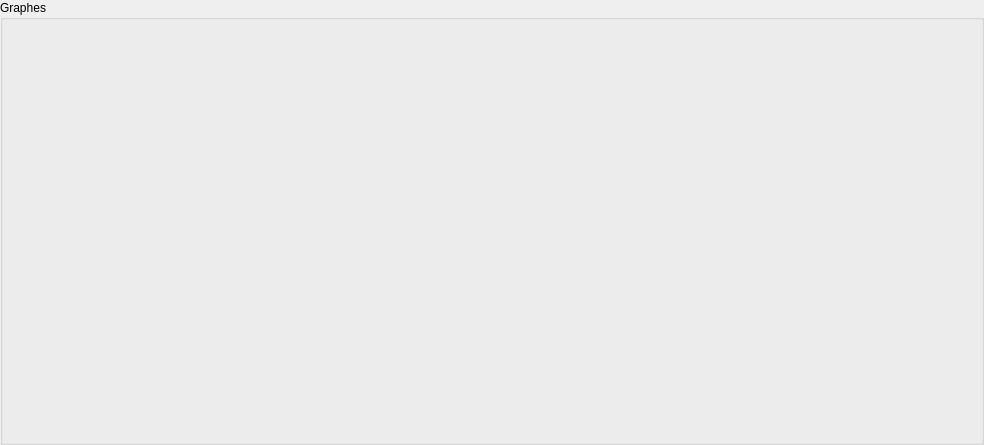
               <widget class="QGroupBox" name="groupBox_4">
                <property name="sizePolicy">
                 <sizepolicy hsizetype="Expanding" vsizetype="Expanding">
                  <horstretch>0</horstretch>
                  <verstretch>0</verstretch>
                 </sizepolicy>
                </property>
                <property name="title">
                 <string>Graphes</string>
                </property>
                <layout class="QHBoxLayout" name="horizontalLayout_4">
                 <item>
                  <layout class="QHBoxLayout" name="horizontalLayout_5">
                   <item>
                    <widget class="QWidget" name="panneau" native="true">
                     <property name="sizePolicy">
                      <sizepolicy hsizetype="Fixed" vsizetype="Fixed">
                       <horstretch>0</horstretch>
                       <verstretch>0</verstretch>
                      </sizepolicy>
                     </property>
                     <property name="minimumSize">
                      <size>
                       <width>350</width>
                       <height>400</height>
                      </size>
                     </property>
                     <property name="maximumSize">
                      <size>
                       <width>350</width>
                       <height>450</height>
                      </size>
                     </property>
                     <layout class="QGridLayout" name="gridLayout_13">
                      <item row="0" column="0">
                       <layout class="QGridLayout" name="grid_panel">
                        <property name="spacing">
                         <number>1</number>
                        </property>
                        <item row="0" column="0">
                         <layout class="QGridLayout" name="grid_panel_2">
                          <property name="spacing">
                           <number>1</number>
                          </property>
                          <item row="0" column="1">
                           <layout class="QGridLayout" name="gridPanel">
                            <property name="spacing">
                             <number>1</number>
                            </property>
                            <item row="2" column="1">
                             <widget class="QLabel" name="label_42">
                              <property name="enabled">
                               <bool>true</bool>
                              </property>
                              <property name="sizePolicy">
                               <sizepolicy hsizetype="Minimum" vsizetype="Minimum">
                                <horstretch>0</horstretch>
                                <verstretch>0</verstretch>
                               </sizepolicy>
                              </property>
                              <property name="cursor">
                               <cursorShape>PointingHandCursor</cursorShape>
                              </property>
                              <property name="lineWidth">
                               <number>1</number>
                              </property>
                              <property name="text">
                               <string notr="true"/>
                              </property>
                              <property name="pixmap">
                               <pixmap resource="resource.qrc">:/img/cell</pixmap>
                              </property>
                              <property name="scaledContents">
                               <bool>true</bool>
                              </property>
                              <property name="alignment">
                               <set>Qt::AlignCenter</set>
                              </property>
                              <property name="textInteractionFlags">
                               <set>Qt::LinksAccessibleByMouse</set>
                              </property>
                             </widget>
                            </item>
                            <item row="1" column="0">
                             <widget class="QLabel" name="label_38">
                              <property name="enabled">
                               <bool>true</bool>
                              </property>
                              <property name="sizePolicy">
                               <sizepolicy hsizetype="Minimum" vsizetype="Minimum">
                                <horstretch>0</horstretch>
                                <verstretch>0</verstretch>
                               </sizepolicy>
                              </property>
                              <property name="cursor">
                               <cursorShape>PointingHandCursor</cursorShape>
                              </property>
                              <property name="lineWidth">
                               <number>1</number>
                              </property>
                              <property name="text">
                               <string notr="true"/>
                              </property>
                              <property name="pixmap">
                               <pixmap resource="resource.qrc">:/img/cell</pixmap>
                              </property>
                              <property name="scaledContents">
                               <bool>true</bool>
                              </property>
                              <property name="alignment">
                               <set>Qt::AlignCenter</set>
                              </property>
                              <property name="textInteractionFlags">
                               <set>Qt::LinksAccessibleByMouse</set>
                              </property>
                             </widget>
                            </item>
                            <item row="2" column="0">
                             <widget class="QLabel" name="label_39">
                              <property name="enabled">
                               <bool>true</bool>
                              </property>
                              <property name="sizePolicy">
                               <sizepolicy hsizetype="Minimum" vsizetype="Minimum">
                                <horstretch>0</horstretch>
                                <verstretch>0</verstretch>
                               </sizepolicy>
                              </property>
                              <property name="cursor">
                               <cursorShape>PointingHandCursor</cursorShape>
                              </property>
                              <property name="lineWidth">
                               <number>1</number>
                              </property>
                              <property name="text">
                               <string notr="true"/>
                              </property>
                              <property name="pixmap">
                               <pixmap resource="resource.qrc">:/img/cell</pixmap>
                              </property>
                              <property name="scaledContents">
                               <bool>true</bool>
                              </property>
                              <property name="alignment">
                               <set>Qt::AlignCenter</set>
                              </property>
                              <property name="textInteractionFlags">
                               <set>Qt::LinksAccessibleByMouse</set>
                              </property>
                             </widget>
                            </item>
                            <item row="2" column="2">
                             <widget class="QLabel" name="label_41">
                              <property name="enabled">
                               <bool>true</bool>
                              </property>
                              <property name="sizePolicy">
                               <sizepolicy hsizetype="Minimum" vsizetype="Minimum">
                                <horstretch>0</horstretch>
                                <verstretch>0</verstretch>
                               </sizepolicy>
                              </property>
                              <property name="cursor">
                               <cursorShape>PointingHandCursor</cursorShape>
                              </property>
                              <property name="lineWidth">
                               <number>1</number>
                              </property>
                              <property name="text">
                               <string notr="true"/>
                              </property>
                              <property name="pixmap">
                               <pixmap resource="resource.qrc">:/img/cell</pixmap>
                              </property>
                              <property name="scaledContents">
                               <bool>true</bool>
                              </property>
                              <property name="alignment">
                               <set>Qt::AlignCenter</set>
                              </property>
                              <property name="textInteractionFlags">
                               <set>Qt::LinksAccessibleByMouse</set>
                              </property>
                             </widget>
                            </item>
                            <item row="1" column="2">
                             <widget class="QLabel" name="label_43">
                              <property name="enabled">
                               <bool>true</bool>
                              </property>
                              <property name="sizePolicy">
                               <sizepolicy hsizetype="Minimum" vsizetype="Minimum">
                                <horstretch>0</horstretch>
                                <verstretch>0</verstretch>
                               </sizepolicy>
                              </property>
                              <property name="cursor">
                               <cursorShape>PointingHandCursor</cursorShape>
                              </property>
                              <property name="lineWidth">
                               <number>1</number>
                              </property>
                              <property name="text">
                               <string notr="true"/>
                              </property>
                              <property name="pixmap">
                               <pixmap resource="resource.qrc">:/img/cell</pixmap>
                              </property>
                              <property name="scaledContents">
                               <bool>true</bool>
                              </property>
                              <property name="alignment">
                               <set>Qt::AlignCenter</set>
                              </property>
                              <property name="textInteractionFlags">
                               <set>Qt::LinksAccessibleByMouse</set>
                              </property>
                             </widget>
                            </item>
                            <item row="1" column="1">
                             <widget class="QLabel" name="label_40">
                              <property name="enabled">
                               <bool>true</bool>
                              </property>
                              <property name="sizePolicy">
                               <sizepolicy hsizetype="Minimum" vsizetype="Minimum">
                                <horstretch>0</horstretch>
                                <verstretch>0</verstretch>
                               </sizepolicy>
                              </property>
                              <property name="cursor">
                               <cursorShape>PointingHandCursor</cursorShape>
                              </property>
                              <property name="lineWidth">
                               <number>1</number>
                              </property>
                              <property name="text">
                               <string notr="true"/>
                              </property>
                              <property name="pixmap">
                               <pixmap resource="resource.qrc">:/img/cell</pixmap>
                              </property>
                              <property name="scaledContents">
                               <bool>true</bool>
                              </property>
                              <property name="alignment">
                               <set>Qt::AlignCenter</set>
                              </property>
                              <property name="textInteractionFlags">
                               <set>Qt::LinksAccessibleByMouse</set>
                              </property>
                             </widget>
                            </item>
                            <item row="4" column="1">
                             <widget class="QLabel" name="label_46">
                              <property name="enabled">
                               <bool>true</bool>
                              </property>
                              <property name="sizePolicy">
                               <sizepolicy hsizetype="Minimum" vsizetype="Minimum">
                                <horstretch>0</horstretch>
                                <verstretch>0</verstretch>
                               </sizepolicy>
                              </property>
                              <property name="cursor">
                               <cursorShape>PointingHandCursor</cursorShape>
                              </property>
                              <property name="lineWidth">
                               <number>1</number>
                              </property>
                              <property name="text">
                               <string notr="true"/>
                              </property>
                              <property name="pixmap">
                               <pixmap resource="resource.qrc">:/img/cell</pixmap>
                              </property>
                              <property name="scaledContents">
                               <bool>true</bool>
                              </property>
                              <property name="alignment">
                               <set>Qt::AlignCenter</set>
                              </property>
                              <property name="textInteractionFlags">
                               <set>Qt::LinksAccessibleByMouse</set>
                              </property>
                             </widget>
                            </item>
                            <item row="4" column="2">
                             <widget class="QLabel" name="label_48">
                              <property name="enabled">
                               <bool>true</bool>
                              </property>
                              <property name="sizePolicy">
                               <sizepolicy hsizetype="Minimum" vsizetype="Minimum">
                                <horstretch>0</horstretch>
                                <verstretch>0</verstretch>
                               </sizepolicy>
                              </property>
                              <property name="cursor">
                               <cursorShape>PointingHandCursor</cursorShape>
                              </property>
                              <property name="lineWidth">
                               <number>1</number>
                              </property>
                              <property name="text">
                               <string notr="true"/>
                              </property>
                              <property name="pixmap">
                               <pixmap resource="resource.qrc">:/img/cell</pixmap>
                              </property>
                              <property name="scaledContents">
                               <bool>true</bool>
                              </property>
                              <property name="alignment">
                               <set>Qt::AlignCenter</set>
                              </property>
                              <property name="textInteractionFlags">
                               <set>Qt::LinksAccessibleByMouse</set>
                              </property>
                             </widget>
                            </item>
                            <item row="4" column="0">
                             <widget class="QLabel" name="label_44">
                              <property name="enabled">
                               <bool>true</bool>
                              </property>
                              <property name="sizePolicy">
                               <sizepolicy hsizetype="Minimum" vsizetype="Minimum">
                                <horstretch>0</horstretch>
                                <verstretch>0</verstretch>
                               </sizepolicy>
                              </property>
                              <property name="cursor">
                               <cursorShape>PointingHandCursor</cursorShape>
                              </property>
                              <property name="lineWidth">
                               <number>1</number>
                              </property>
                              <property name="text">
                               <string notr="true"/>
                              </property>
                              <property name="pixmap">
                               <pixmap resource="resource.qrc">:/img/cell</pixmap>
                              </property>
                              <property name="scaledContents">
                               <bool>true</bool>
                              </property>
                              <property name="alignment">
                               <set>Qt::AlignCenter</set>
                              </property>
                              <property name="textInteractionFlags">
                               <set>Qt::LinksAccessibleByMouse</set>
                              </property>
                             </widget>
                            </item>
                            <item row="3" column="0">
                             <widget class="QLabel" name="label_50">
                              <property name="enabled">
                               <bool>true</bool>
                              </property>
                              <property name="sizePolicy">
                               <sizepolicy hsizetype="Minimum" vsizetype="Minimum">
                                <horstretch>0</horstretch>
                                <verstretch>0</verstretch>
                               </sizepolicy>
                              </property>
                              <property name="cursor">
                               <cursorShape>PointingHandCursor</cursorShape>
                              </property>
                              <property name="lineWidth">
                               <number>1</number>
                              </property>
                              <property name="text">
                               <string notr="true"/>
                              </property>
                              <property name="pixmap">
                               <pixmap resource="resource.qrc">:/img/cell</pixmap>
                              </property>
                              <property name="scaledContents">
                               <bool>true</bool>
                              </property>
                              <property name="alignment">
                               <set>Qt::AlignCenter</set>
                              </property>
                              <property name="textInteractionFlags">
                               <set>Qt::LinksAccessibleByMouse</set>
                              </property>
                             </widget>
                            </item>
                            <item row="3" column="2">
                             <widget class="QLabel" name="label_52">
                              <property name="enabled">
                               <bool>true</bool>
                              </property>
                              <property name="sizePolicy">
                               <sizepolicy hsizetype="Minimum" vsizetype="Minimum">
                                <horstretch>0</horstretch>
                                <verstretch>0</verstretch>
                               </sizepolicy>
                              </property>
                              <property name="cursor">
                               <cursorShape>PointingHandCursor</cursorShape>
                              </property>
                              <property name="lineWidth">
                               <number>1</number>
                              </property>
                              <property name="text">
                               <string notr="true"/>
                              </property>
                              <property name="pixmap">
                               <pixmap resource="resource.qrc">:/img/cell</pixmap>
                              </property>
                              <property name="scaledContents">
                               <bool>true</bool>
                              </property>
                              <property name="alignment">
                               <set>Qt::AlignCenter</set>
                              </property>
                              <property name="textInteractionFlags">
                               <set>Qt::LinksAccessibleByMouse</set>
                              </property>
                             </widget>
                            </item>
                            <item row="3" column="1">
                             <widget class="QLabel" name="label_51">
                              <property name="enabled">
                               <bool>true</bool>
                              </property>
                              <property name="sizePolicy">
                               <sizepolicy hsizetype="Minimum" vsizetype="Minimum">
                                <horstretch>0</horstretch>
                                <verstretch>0</verstretch>
                               </sizepolicy>
                              </property>
                              <property name="cursor">
                               <cursorShape>PointingHandCursor</cursorShape>
                              </property>
                              <property name="lineWidth">
                               <number>1</number>
                              </property>
                              <property name="text">
                               <string notr="true"/>
                              </property>
                              <property name="pixmap">
                               <pixmap resource="resource.qrc">:/img/cell</pixmap>
                              </property>
                              <property name="scaledContents">
                               <bool>true</bool>
                              </property>
                              <property name="alignment">
                               <set>Qt::AlignCenter</set>
                              </property>
                              <property name="textInteractionFlags">
                               <set>Qt::LinksAccessibleByMouse</set>
                              </property>
                             </widget>
                            </item>
                           </layout>
                          </item>
                         </layout>
                        </item>
                       </layout>
                      </item>
                     </layout>
                    </widget>
                   </item>
                   <item>
                    <widget class="QwtPlot" name="graphe">
                     <property name="sizePolicy">
                      <sizepolicy hsizetype="Expanding" vsizetype="Expanding">
                       <horstretch>0</horstretch>
                       <verstretch>0</verstretch>
                      </sizepolicy>
                     </property>
                     <property name="minimumSize">
                      <size>
                       <width>600</width>
                       <height>400</height>
                      </size>
                     </property>
                     <property name="maximumSize">
                      <size>
                       <width>16777215</width>
                       <height>16777215</height>
                      </size>
                     </property>
                     <property name="font">
                      <font>
                       <family>MS Shell Dlg 2</family>
                       <pointsize>8</pointsize>
                       <italic>true</italic>
                      </font>
                     </property>
                    </widget>
                   </item>
                  </layout>
                 </item>
                </layout>
               </widget>
